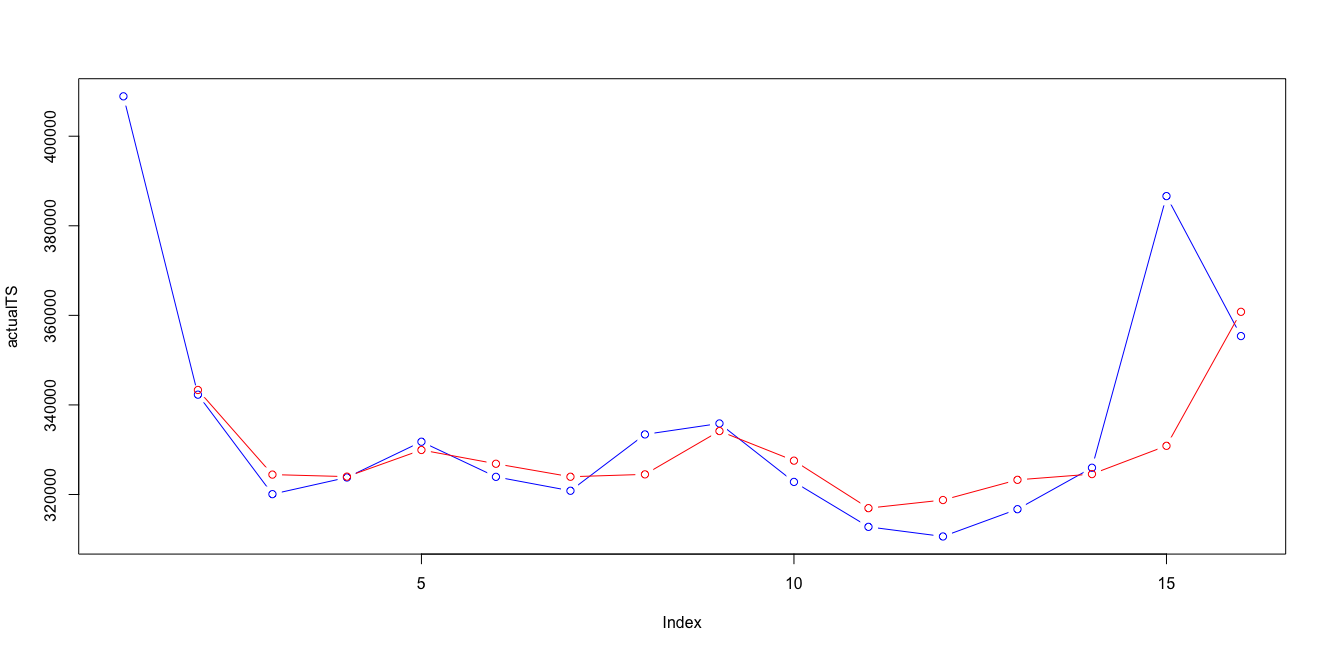

Here is the R script that generated this plot:
# par(mfrow = c(1, 1))
# due possibilità
# quell'ente per questo reparto nel 2017 a che cluster assomoglia?
# dovresti porendere tutti i cluster che ho, tagliare le 52 colonne a 17, calcolo il prototipo (media, centroidi calcolati sui 17) quale centroide è più simile al 2017?
# confornto i prototype con distanza coseno
# prendo i prototipi dei cluster, calcolo la distanza coseno 

require(zoo)



shift <- function(x, n, invert=FALSE, default=NA){
  stopifnot(length(x)>=n)
  if(n==0){
    return(x)
  }
  n <- ifelse(invert, n*(-1), n)
  if(n<0){
    n <- abs(n)
    forward=FALSE
  }else{
    forward=TRUE
  }
  if(forward){
    return(c(rep(default, n), x[seq_len(length(x)-n)]))
  }
  if(!forward){
    return(c(x[seq_len(length(x)-n)+n], rep(default, n)))
  }
}


clusterVector2017 <- c()
for (deptSelected in deptNumbersSecond) {
  
  
  tempDept <-
    appoggioDepts[(as.numeric(as.character(clusterDataframe$REPARTO)) == deptSelected),]
  
  reversedStoreOrderedByWeek2017 <- t(storeOrderedByWeek[which(storeOrderedByWeek$REPARTO==deptSelected & storeOrderedByWeek$ANNONO== 2017),])
  reversedStoreForCluster2017 <- reversedStoreOrderedByWeek2017
  
  for(storeNo in storesNumbersSecond){
    #print((match(storeNo,storesNumbersSecond)))
    reversedStoreForCluster2017<- rbind(reversedStoreForCluster2017 , reversedStoreOrderedByWeek2017[(3+(match(storeNo,storesNumbersSecond))),])
    
  }
  clusterVectorForGraph <- c()
  clusterCentroids <- data.frame()
  clusterMedoids <- data.frame()
  
  
  # 
  clusterVectorForGraph<- append(clusterVectorForGraph, listAllDeptYear[[match(deptSelected, deptNumbersSecond)]][[5]][[match(deptSelected, deptNumbersSecond)]])
  
  # clusterCentroids<- rbind(clusterCentroids, listYears[[match(yearSelected, yearList2)]][[match(deptSelected, deptNumbersSecond)]][[1]][[match(deptSelected, deptNumbersSecond)]]$prototypes)
  
  
  clusterNo<- unique(clusterVectorForGraph)
  clusterNo <- sort(clusterNo, decreasing = FALSE)
  
  clusterCentroids <- unname(clusterCentroids)
  clusterMedoids <- unname(clusterMedoids)
  
  
  
  # 
  # print(match(deptSelected, deptNumbersSecond))
  # print(max(clusterNo))
  # print(listAllDeptYear[[match(deptSelected, deptNumbersSecond)]][[1]][[max(clusterNo)]]$prototypes)
  
  for(clst in clusterNo){
    clusterMedoids <- rbind(clusterMedoids, (colMeans(appoggioDepts[which(as.numeric(as.character(appoggioDepts$REPARTO)) == as.numeric(deptSelected) & as.numeric(as.character(appoggioDepts$clusterVector)) == as.numeric(clst)),5:ncol(appoggioDepts)])))
  }
  
  
  clusterCentroids<- rbind(clusterCentroids, unname(listAllDeptYear[[match(deptSelected, deptNumbersSecond)]][[1]][[max(clusterNo)]]$prototypes ))
  
  names(clusterMedoids)<- names(clusterCentroids)
  
  clusterMedoids <- clusterMedoids[,0:ncol(reversedStoreForCluster2017)]
  
  clusterCentroids <- clusterCentroids[,0:ncol(reversedStoreForCluster2017)]
  
  names(reversedStoreForCluster2017) <- names(clusterCentroids) 
  
  reversedStoreForCluster2017 <- unname(reversedStoreForCluster2017)
  reversedStoreForCluster2017 <- reversedStoreForCluster2017[(nrow(reversedStoreOrderedByWeek2017)+1):nrow(reversedStoreForCluster2017),]
  # reversedStoreForCluster2017 <- rbind (reversedStoreForCluster2017,clusterCentroids)
  reversedStoreForCluster2017 <- rbind (reversedStoreForCluster2017,clusterMedoids)
  reversedStoreForCluster2017 <- as.matrix(reversedStoreForCluster2017)
  
  
  
  cosineDistanceMatrix2017 <- matrix(nrow=nrow(reversedStoreForCluster2017),ncol=nrow(reversedStoreForCluster2017))
  
  for (x in 1:(nrow(reversedStoreForCluster2017)-max(clusterNo))){
    
    for(y in 7: nrow(reversedStoreForCluster2017)){
      
      cosineDistanceMatrix2017[x ,y ] <- (1 - ( (reversedStoreForCluster2017[x,] %*% reversedStoreForCluster2017[y,]) /
                                                  (sqrt((reversedStoreForCluster2017[x,]%*%reversedStoreForCluster2017[x,]) * (reversedStoreForCluster2017[y,]%*%reversedStoreForCluster2017[y,]) ))))
      
    }
  }
  
  cosineDistanceMatrix2017 <- na.omit(cosineDistanceMatrix2017[,colSums(is.na(cosineDistanceMatrix2017))<nrow(cosineDistanceMatrix2017)])
  
  clusterVector2017 <- append(clusterVector2017, c(which.min(cosineDistanceMatrix2017[1,]) , which.min(cosineDistanceMatrix2017[2,]) , which.min(cosineDistanceMatrix2017[3,]) , which.min(cosineDistanceMatrix2017[4,]) , which.min(cosineDistanceMatrix2017[5,]) , which.min(cosineDistanceMatrix2017[6,]) ))
  print(clusterVector2017)
  
}




clusterDataframe2017 <- as.data.frame( selectedStoreDeptAggregated$REPARTO)
clusterDataframe2017 <- cbind(clusterDataframe2017,selectedStoreDeptAggregated$ENTE)
clusterDataframe2017 <- cbind(clusterDataframe2017,selectedStoreDeptAggregated$ANNONO)



clusterDataframe2017 <- unique(clusterDataframe2017)


colnames(clusterDataframe2017) <- c("REPARTO","ENTE","ANNONO")



clusterDataframe2017 <- clusterDataframe2017[clusterDataframe2017$ANNONO == as.numeric("2017"), ]

clusterDataframe2017 <- (clusterDataframe2017[with(clusterDataframe2017, order(REPARTO, ANNONO , ENTE)), ])


clusterDataframeAllin <- rbind(clusterDataframe,clusterDataframe2017)
clusterDataframeAllin <- (clusterDataframeAllin[with(clusterDataframeAllin, order(REPARTO, ANNONO , ENTE)), ])






# clusterDepts <- selectedStoreDeptAggregated[which( (as.numeric(as.character(selectedStoreDeptAggregated$REPARTO)) %in% deptNumbersSecond)),]
# clusterDepts <- clusterDepts [which( (selectedStoreDeptAggregated$ANNONO %in% yearList2)),]
# 
# clusterDepts <- clusterDepts[!duplicated(clusterDepts[,c('REPARTO','ENTE','ANNONO')]),c('REPARTO','ENTE','ANNONO')]
clusterDepts2017 <- cbind(clusterDataframe2017, clusterVector2017)



colnames(clusterDepts2017) <- c("REPARTO","ENTE","ANNONO","clusterVector")
clusterDeptsAllin <- rbind(clusterDepts,clusterDepts2017)

View(clusterDeptsAllin)

appoggioDepts2017 <- data.frame()



for(repartoCurrent in unique(clusterDeptsAllin$REPARTO)){
  
  for(enteCurrent in storesNumbersSecond){
    
    for(annoCurrent in unique(clusterDeptsAllin$ANNONO)){   
      
      appoggioDepts2017 <- rbind.fill(appoggioDepts2017, cbind(clusterDeptsAllin[which( as.numeric(as.character(clusterDeptsAllin$REPARTO)) == as.numeric(repartoCurrent) & as.numeric(as.character(clusterDeptsAllin$ANNONO)) == as.numeric(annoCurrent) & as.numeric(as.character(clusterDeptsAllin$ENTE)) == as.numeric(enteCurrent)   ),
                                                                                 ],
                                                               t(storeOrderedByWeek[which( as.numeric(storeOrderedByWeek$REPARTO) == as.numeric(repartoCurrent) & as.numeric(storeOrderedByWeek$ANNONO) == as.numeric(annoCurrent) ) ,
                                                                                    (match(enteCurrent,storesNumbersSecond) +3)])) )
      
    }
    
  }
  
  
  
}

clusterCurrent <- 2
deptSelected <- 3

# View(appoggioDepts2017)
appoggioDepts2017 <- (appoggioDepts2017[with(appoggioDepts2017, order(REPARTO, ANNONO , ENTE)), ])
# appoggioDepts2017 <- appoggioDepts2017[,0:22]


assa <-t(appoggioDepts2017[which(as.numeric(as.character(appoggioDepts2017$REPARTO)) == as.numeric(deptSelected) &
                                   as.numeric(as.character(appoggioDepts2017$clusterVector)) == as.numeric(clusterCurrent)),5:ncol(appoggioDepts2017)])

View(assa)
predictData2 <- data.frame()
for(colAssa in c(1:3)){
  
  predictData2<- rbind(predictData2, na.omit(cbind( as.matrix(assa[,colAssa]), shift (as.matrix(assa[,colAssa]) ,-1),shift (as.matrix(assa[,colAssa]) ,-2))) )
}
colnames(predictData2) <- c("nolag","lag1","lag2")
testSet <- na.omit(data.frame(na.omit(assa[,7]), shift(na.omit(assa[,7]), -1 ), shift(na.omit(assa[,7]), -2 )))
# testSet <- rbind(testSet, na.omit(assa[,7]))
colnames(testSet) <- c("nolag","lag1","lag2")
predictFrame <- (c (as.vector(as.matrix(assa[,(1:3)])) , na.omit(as.vector(as.matrix(assa[,7])))))
predictInput <- cbind(shift(predictFrame,-1),shift(predictFrame,-2),predictFrame)
predictData <- predictInput[complete.cases(predictInput),]
colnames(predictData2) <- c("nolag","lag1","lag2")

# trainIndex <- 1:(nrow(predictData2))
training <- predictData2
rownames(training) <- NULL
#fine creazione del training set

#inizio creazione del test set
# test <- as.data.frame(predictData[-trainIndex,])
test <- testSet
rownames(test) <- NULL
#fine creazione del test set

bootControl <- trainControl(number=15)    #definisce il comportamento di apprendimento (k-folds cross validation?)
preProc <- c("center","scale")                #imposta i parametri per il preprocessing
set.seed(2)                                #setta uno scenario casuale
indexTrn <- ncol(training)                    # ???

#creazione del modello di apprendimento
#
svmFit <- train(training[,-1], training[,1], method="svmRadial", tuneLength=15, trnControl=bootControl)
# svmFit <- train(training[,-indexTrn],training[,indexTrn],method="svmRadial",tuneLength=15, trnControl=bootControl,preProcess = preProc ) 
svmBest <-svmFit$finalModel    #modello migliore trovato con i parametri forniti
predsvm <- predict(svmBest, test[,-1])
actualTS <- test[,1]
predictedTS <- predsvm

rmse( actual=actualTS[3:16], predicted=predictedTS[2:15] )
mae(actual=actualTS[3:16], predicted=predictedTS[2:15] )

cbind(actualTS,predictedTS)
par(mfrow = c(1, 1))
plot(actualTS,type="b",col="blue", ylim=c(min(actualTS,predictedTS),max(actualTS,predictedTS)))
lines(shift(predictedTS,1),type="b",col="red")


# trainingInput <- data.frame()
# for(colNumber in 1:ncol(assa)){
#   trainingInput <-rbind(trainingInput,cbind(assa[,colNumber],lagpad(assa[,colNumber],1),lagpad(assa[,colNumber],2)))
# }
# 
# cbind(assa[,1],lagpad(assa[,1],1),lagpad(assa[,1],2))
# 
# 
# for (deptSelected in deptNumbersSecond) {
#   clusterList <- unique(appoggioDepts2017[which(as.numeric(as.character(appoggioDepts2017$REPARTO)) == as.numeric(deptSelected)),]$clusterVector)
#   for(clusterCurrent in clusterList){
#     
#     t(appoggioDepts2017[which(as.numeric(as.character(appoggioDepts2017$REPARTO)) == as.numeric(deptSelected) &
#                                 as.numeric(as.character(appoggioDepts2017$clusterVector)) == as.numeric(clusterCurrent)),5:ncol(appoggioDepts2017)])
#   }
#   
#   
# }
# 
# MS.MIInput=merge(lag(MS.MIcut.z,1),lag(MS.MIcut.z,2),lag(MS.MIcut.z,3),lag(MS.MIcut.z,4),lag(MS.MIcut.z,5),lag(MS.MI.z,6),all=FALSE)
# 
# MS.MIData=merge(MS.MIInput,MS.MIcut.z,all=FALSE)
# MS.MIData=na.omit(MS.MIData)
# colnames(MS.MIData)=c("lag1","lag2","lag3","lag4","lag5","lag6","TARGET")
# #fine creazione
# 
# #inizio creazione del training set
# trainIndex=1:(nrow(MS.MIData)*0.75)
# training=as.data.frame(MS.MIData[trainIndex])
# rownames(training)=NULL
# #fine creazione del training set
# 
# #inizio creazione del test set
# test=as.data.frame(MS.MIData[-trainIndex])
# rownames(test)=NULL
# #fine creazione del test set
# 
# bootControl=trainControl(number=100)    #definisce il comportamento di apprendimento (k-folds cross validation?)
# preProc=c("center","scale")                #imposta i parametri per il preprocessing
# set.seed(2)                                #setta uno scenario casuale
# indexTrn=ncol(training)                    # ???
# 
# 
# 
